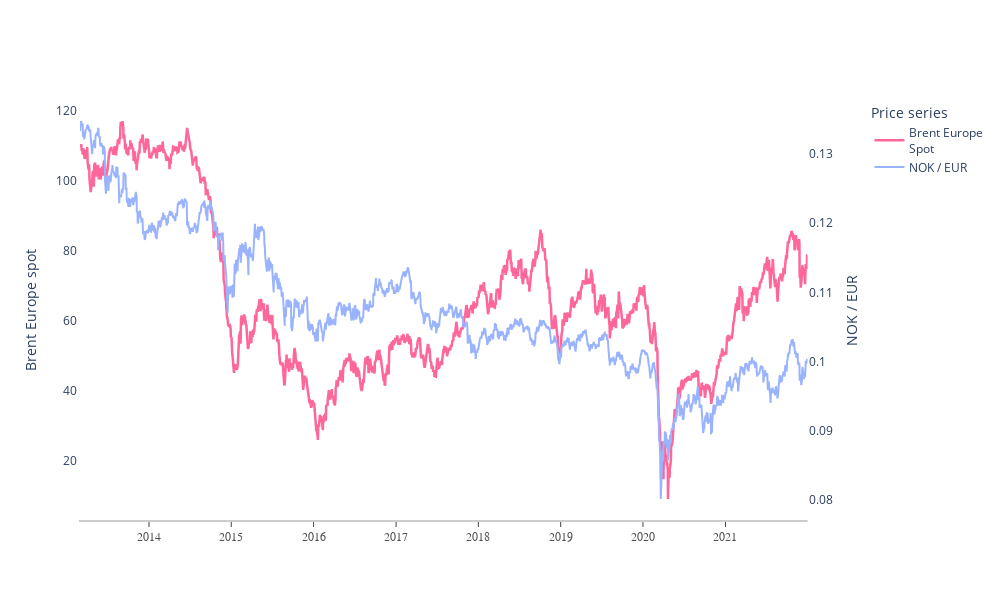

Write notebook code for a chart like this one.
### Code cell
from plotly.subplots import make_subplots
num_eqt = 3
window = 50
FR = df['10Y NO'][:'2019-06']
FR_2 = osebx_returns[:'2019-06']

c_1 = '#4d79ff'
c_2 = '#ff6666'
c_3 = '#99b3ff'
c_4 = '#ff6699'

colors = [c_1, c_2, c_3, c_4]
EQT = ['MOWI', 'BAKKAFROST', 'SALMAR']

start = '2013-03-01'
end = '2022-01-01'

fig = make_subplots(specs=[[{"secondary_y": True}]])

SALMAR = FR.rolling(window).corr(equities_obx_returns['SALMAR'])[:'2019-06-01']
MOWI = FR.rolling(window).corr(equities_obx_returns['MOWI'])[:'2019-06-01']
BAKKAFROST = FR.rolling(window).corr(equities_obx_returns['BAKKAFROST'])[:'2019-06-01']

BRENT = FR_2.rolling(window).corr(df2['Brent Europe'])[start:end]
NO_10Y = FR_2.rolling(window).corr(df2['10Y NO'])[start:end]
NOK_EUR = FR_2.rolling(window).corr(df2['NOK - EUR'])[start:end]
# NOK_USD = FR_2.rolling(window).corr(df2['NOK - USD'])[:'2019-06-01']



### 1
fig.add_scatter(x = df_NOK_brent['Brent'][start:end].index,
                y = df_NOK_brent['Brent'][start:end],
                name = 'Brent Europe<br>Spot',
                line = dict(color=c_4, width=2.5, dash='solid')
               )

### 3
# fig.add_scatter(x = COPPER.index,
#                 y = COPPER,
#                 name = 'COPPER',
#                 line = dict(color=c_2, width=2, dash='solid')
#                )

### 1
fig.add_scatter(x = df_NOK_brent['NOK-EUR'][start:end].index,
                y = 1/df_NOK_brent['NOK-EUR'][start:end],
                name = 'NOK / EUR',
                secondary_y=True,
                line = dict(color=c_3, width=2, dash='solid')
               )

# ### 4
# fig.add_scatter(x = NOK_EUR.index,
#                 y = NOK_EUR,
#                 name = 'NOK - EUR',
#                 line = dict(color=c_3, width=2, dash='solid')
#                )

fig.update_layout(
    xaxis=dict(
        showline=True,
        showgrid=False,        # hide grid x-lines
        showticklabels=True,
        linecolor='rgb(204, 204, 204)',
        linewidth=2,
#         title= '',
        ticks='outside',
        tickfont=dict(
            family='Arial',
            size=12,
            color='rgb(82, 82, 82)'
        ),
        
    ),
    yaxis=dict(
        showgrid=True,
        zeroline=True,
        showline=True,
        showticklabels=True
    ),
#     autosize=False,
#     margin=dict(
#         autoexpand=False,
#         ### size specifics
#         l = 100,           # left margin  --> in px, default = 80 
#         r = 200,            # right margin --> in px, default = 80
#         t = 110,           # top margin   --> in px, default = 100
#         b = 80,            # bottom margin--> in px, default = 80
#     ),
    showlegend=True,
    plot_bgcolor='white'

)
# fig.add_hline(y=0, line_width=0.5, line_dash="dot", line_color="rgb(82, 82, 82)")
fig.update_traces(textposition="bottom right")
fig.update_layout(height=600, width=1000,
                  legend = {'title': 'Price series'})
fig.update_yaxes(title='NOK / EUR', secondary_y=True)
fig.update_yaxes(title='Brent Europe spot', secondary_y=False)
fig.show()

### Figure 1 — Plotly figure (JSON) as saved in the notebook; plotly's stock layout.template omitted (floating-point values rounded to 4 significant figures; data arrays with more than 128 entries replaced by an {"elided": "..."} marker saying what was removed)
{"data": [{"line": {"color": "#ff6699", "dash": "solid", "width": 2.5}, "name": "Brent Europe<br>Spot", "textposition": "bottom right", "type": "scatter", "x": {"elided": "2306 str values"}, "y": {"elided": "2306 float values"}}, {"line": {"color": "#99b3ff", "dash": "solid", "width": 2}, "name": "NOK / EUR", "textposition": "bottom right", "type": "scatter", "x": {"elided": "2306 str values"}, "xaxis": "x", "y": {"elided": "2306 float values"}, "yaxis": "y2"}], "layout": {"height": 600, "legend": {"title": {"text": "Price series"}}, "plot_bgcolor": "white", "showlegend": true, "width": 1000, "xaxis": {"anchor": "y", "domain": [0, 0.94], "linecolor": "rgb(204, 204, 204)", "linewidth": 2, "showgrid": false, "showline": true, "showticklabels": true, "tickfont": {"color": "rgb(82, 82, 82)", "family": "Arial", "size": 12}, "ticks": "outside"}, "yaxis": {"anchor": "x", "domain": [0, 1], "showgrid": true, "showline": true, "showticklabels": true, "title": {"text": "Brent Europe spot"}, "zeroline": true}, "yaxis2": {"anchor": "x", "overlaying": "y", "side": "right", "title": {"text": "NOK / EUR"}}}}
